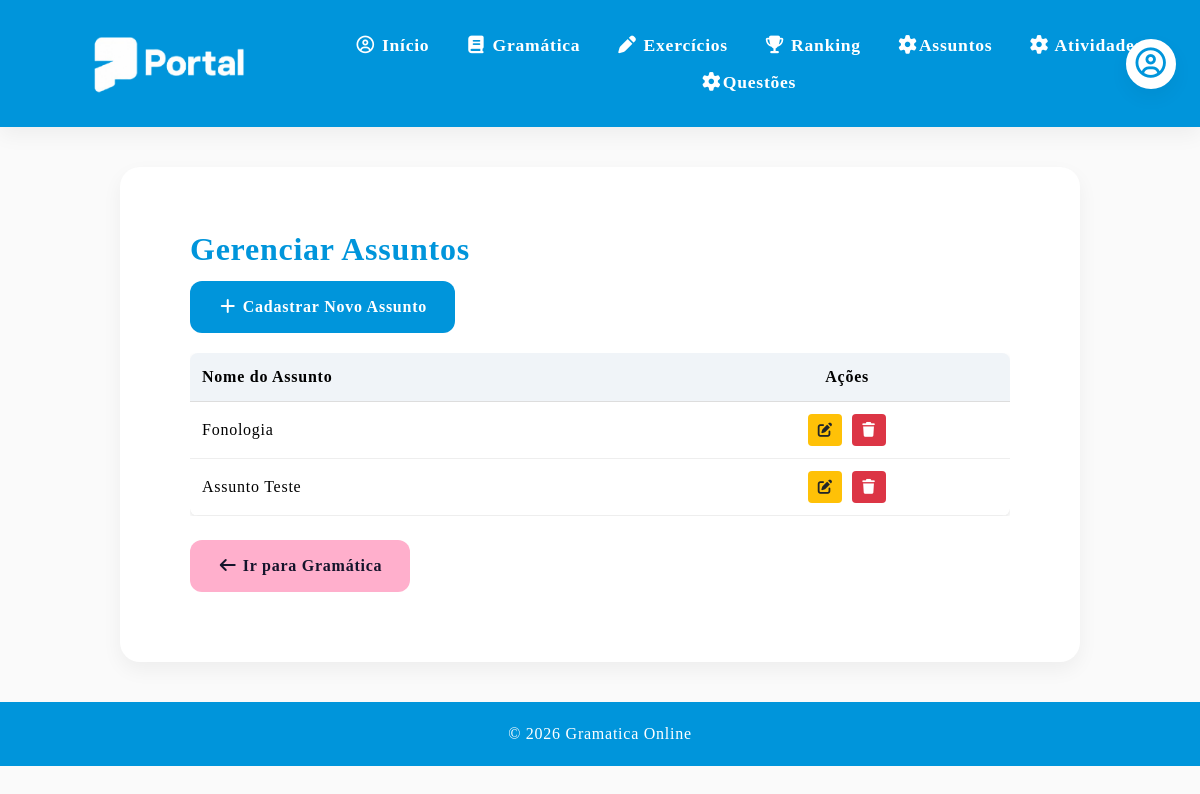
The app's page /listar_assuntos, older data.
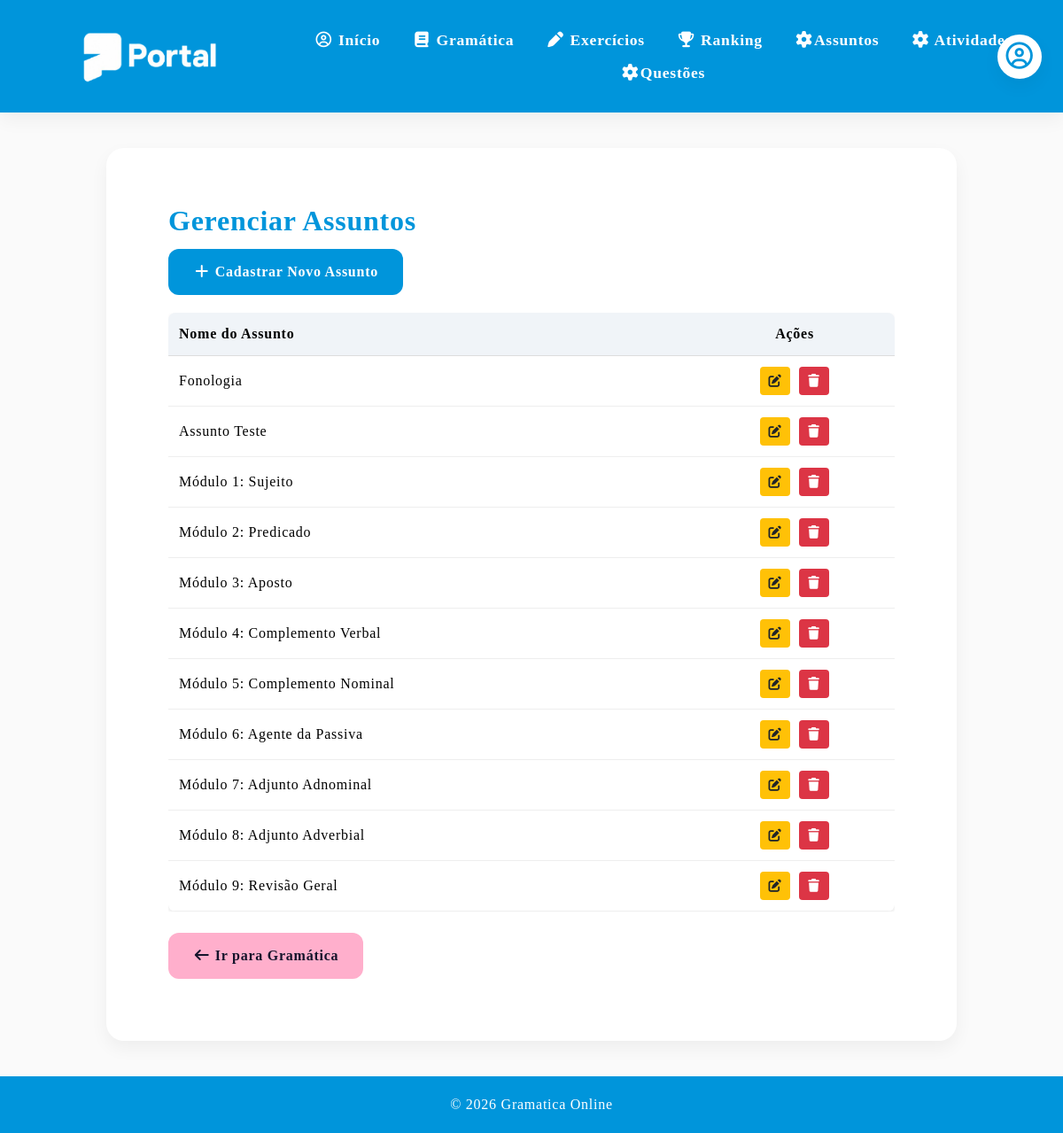
The same page, newer data.
### models.py (models this page shows)
class Assunto(db.Model):
    __tablename__ = "assunto"
    id = db.Column(db.Integer, primary_key=True)
    nome = db.Column(db.String(100), nullable=False)
    conteudo = db.Column(db.Text, nullable=True)
    imagem = db.Column(db.String(255), nullable=True)
    arquivo_pdf = db.Column(db.String(255), nullable=True)
    atividades = db.relationship("Atividade", back_populates="assunto", lazy=True)

### app.py (the view)
@app.route('/listar_assuntos')
def listar_assuntos():
    try:
        assuntos = Assunto.query.all()
        return render_template("listar_assuntos.html", assuntos=assuntos)
    except Exception as e:
        print("ERRO LISTAR ASSUNTOS:", str(e))
        flash("Erro ao carregar.")
        return redirect(url_for('gramatica'))

### templates/listar_assuntos.html (shortened to what this page needs)
{% extends "base.html" %}
{% block conteudo %}
        <section id="assuntos" class="section">
            <h2>Gerenciar Assuntos</h2>
            <p>
                <a href="{{ url_for('novo_assunto') }}" class="btn btn-detalhe">
                    <i class="fa-solid fa-plus"></i> Cadastrar Novo Assunto
                </a>
            </p>
            <div style="margin-top: 20px; overflow-x: auto;">
                <table style="width: 100%; border-collapse: collapse; background: #fff; border-radius: 8px; overflow: hidden; box-shadow: 0 2px 4px rgba(0,0,0,0.1);">
                    <thead>
                        <tr style="background: #f0f4f8;">
                            <th style="padding: 12px; text-align: left; border-bottom: 1px solid #ddd;">Nome do Assunto</th>
                            <th style="padding: 12px; text-align: center; border-bottom: 1px solid #ddd;">Ações</th>
                        </tr>
                    </thead>
                    <tbody>
                        {% for assunto in assuntos %}
                        <tr>
                            <td style="padding: 12px; border-bottom: 1px solid #eee;">{{ assunto.nome }}</td>
                            <td style="padding: 12px; border-bottom: 1px solid #eee; text-align: center;">
                                <a href="{{ url_for('editar_assunto', id=assunto.id) }}" class="btn" style="padding: 4px 8px; font-size: 0.9em; background: #ffc107; color: #212529; text-decoration: none; border-radius: 4px; margin-right: 5px;">
                                    <i class="fa-solid fa-pen-to-square"></i>
                                </a>
                                <a href="{{ url_for('apagar_assunto', id=assunto.id) }}" class="btn" style="padding: 4px 8px; font-size: 0.9em; background: #dc3545; color: white; text-decoration: none; border-radius: 4px;" onclick="return confirm('Tem certeza que deseja apagar?')">
                                    <i class="fa-solid fa-trash"></i>
                                </a>
                            </td>
                        </tr>
                        {% else %}
                        <tr>
                            <td colspan="3" style="padding: 15px; text-align: center; color: #6c757d;">Nenhum assunto cadastrado.</td>
                        </tr>
                        {% endfor %}
                    </tbody>
                </table>
            </div>
            <br>
            <a href="{{ url_for('gramatica') }}" class="btn btn-gramatica">
                <i class="fa-solid fa-arrow-left"></i> Ir para Gramática
            </a>
        </section>
    {% endblock %}

Row changes from the older to the newer data that the page shows:
added Assunto: nome "Módulo 1: Sujeito"
added Assunto: nome "Módulo 2: Predicado"
added Assunto: nome "Módulo 3: Aposto"
added Assunto: nome "Módulo 4: Complemento Verbal"
added Assunto: nome "Módulo 5: Complemento Nominal"
added Assunto: nome "Módulo 6: Agente da Passiva"
added Assunto: nome "Módulo 7: Adjunto Adnominal"
added Assunto: nome "Módulo 8: Adjunto Adverbial"
added Assunto: nome "Módulo 9: Revisão Geral"
